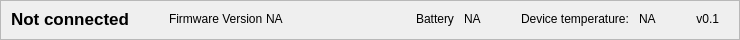
           <widget class="QFrame" name="main_footer">
            <property name="minimumSize">
             <size>
              <width>0</width>
              <height>40</height>
             </size>
            </property>
            <property name="maximumSize">
             <size>
              <width>16777215</width>
              <height>40</height>
             </size>
            </property>
            <property name="styleSheet">
             <string notr="true"/>
            </property>
            <property name="frameShape">
             <enum>QFrame::StyledPanel</enum>
            </property>
            <property name="frameShadow">
             <enum>QFrame::Raised</enum>
            </property>
            <layout class="QHBoxLayout" name="horizontalLayout_14">
             <property name="spacing">
              <number>0</number>
             </property>
             <property name="leftMargin">
              <number>10</number>
             </property>
             <property name="topMargin">
              <number>6</number>
             </property>
             <property name="rightMargin">
              <number>0</number>
             </property>
             <property name="bottomMargin">
              <number>8</number>
             </property>
             <item>
              <widget class="QLabel" name="ft_label_device_3">
               <property name="font">
                <font>
                 <pointsize>13</pointsize>
                 <italic>false</italic>
                 <bold>false</bold>
                </font>
               </property>
               <property name="styleSheet">
                <string notr="true"/>
               </property>
               <property name="text">
                <string>&lt;html&gt;&lt;head/&gt;&lt;body&gt;&lt;p&gt;&lt;span style=&quot; font-weight:600;&quot;&gt;Not connected&lt;/span&gt;&lt;/p&gt;&lt;/body&gt;&lt;/html&gt;</string>
               </property>
              </widget>
             </item>
             <item>
              <spacer name="horizontalSpacer_2">
               <property name="orientation">
                <enum>Qt::Horizontal</enum>
               </property>
               <property name="sizeHint" stdset="0">
                <size>
                 <width>40</width>
                 <height>20</height>
                </size>
               </property>
              </spacer>
             </item>
             <item>
              <layout class="QHBoxLayout" name="horizontalLayout_25">
               <item>
                <widget class="QLabel" name="ft_label_firmware">
                 <property name="styleSheet">
                  <string notr="true"/>
                 </property>
                 <property name="text">
                  <string>Firmware Version </string>
                 </property>
                </widget>
               </item>
               <item>
                <widget class="QLabel" name="ft_label_firmware_value">
                 <property name="text">
                  <string>NA</string>
                 </property>
                </widget>
               </item>
              </layout>
             </item>
             <item>
              <spacer name="horizontalSpacer">
               <property name="orientation">
                <enum>Qt::Horizontal</enum>
               </property>
               <property name="sizeHint" stdset="0">
                <size>
                 <width>133</width>
                 <height>20</height>
                </size>
               </property>
              </spacer>
             </item>
             <item>
              <layout class="QHBoxLayout" name="horizontalLayout_26">
               <property name="spacing">
                <number>6</number>
               </property>
               <item alignment="Qt::AlignHCenter">
                <widget class="QLabel" name="ft_label_battery">
                 <property name="styleSheet">
                  <string notr="true"/>
                 </property>
                 <property name="text">
                  <string>Battery </string>
                 </property>
                </widget>
               </item>
               <item>
                <widget class="QLabel" name="ft_label_battery_value">
                 <property name="styleSheet">
                  <string notr="true"/>
                 </property>
                 <property name="text">
                  <string>NA</string>
                 </property>
                </widget>
               </item>
              </layout>
             </item>
             <item>
              <spacer name="horizontalSpacer_3">
               <property name="orientation">
                <enum>Qt::Horizontal</enum>
               </property>
               <property name="sizeHint" stdset="0">
                <size>
                 <width>40</width>
                 <height>20</height>
                </size>
               </property>
              </spacer>
             </item>
             <item>
              <layout class="QHBoxLayout" name="horizontalLayout_27">
               <property name="spacing">
                <number>10</number>
               </property>
               <item>
                <widget class="QLabel" name="ft_label_temp">
                 <property name="styleSheet">
                  <string notr="true"/>
                 </property>
                 <property name="text">
                  <string>Device temperature:</string>
                 </property>
                </widget>
               </item>
               <item>
                <widget class="QLabel" name="ft_label_temp_value">
                 <property name="text">
                  <string>NA</string>
                 </property>
                </widget>
               </item>
              </layout>
             </item>
             <item>
              <spacer name="horizontalSpacer_4">
               <property name="orientation">
                <enum>Qt::Horizontal</enum>
               </property>
               <property name="sizeHint" stdset="0">
                <size>
                 <width>40</width>
                 <height>20</height>
                </size>
               </property>
              </spacer>
             </item>
             <item>
              <widget class="QLabel" name="ft_label_version">
               <property name="styleSheet">
                <string notr="true"/>
               </property>
               <property name="text">
                <string>v0.1</string>
               </property>
               <property name="alignment">
                <set>Qt::AlignRight|Qt::AlignTrailing|Qt::AlignVCenter</set>
               </property>
              </widget>
             </item>
             <item>
              <widget class="QFrame" name="frame_size_grip">
               <property name="minimumSize">
                <size>
                 <width>20</width>
                 <height>20</height>
                </size>
               </property>
               <property name="maximumSize">
                <size>
                 <width>20</width>
                 <height>20</height>
                </size>
               </property>
               <property name="cursor">
                <cursorShape>SizeFDiagCursor</cursorShape>
               </property>
               <property name="frameShape">
                <enum>QFrame::NoFrame</enum>
               </property>
               <property name="frameShadow">
                <enum>QFrame::Raised</enum>
               </property>
              </widget>
             </item>
            </layout>
           </widget>
